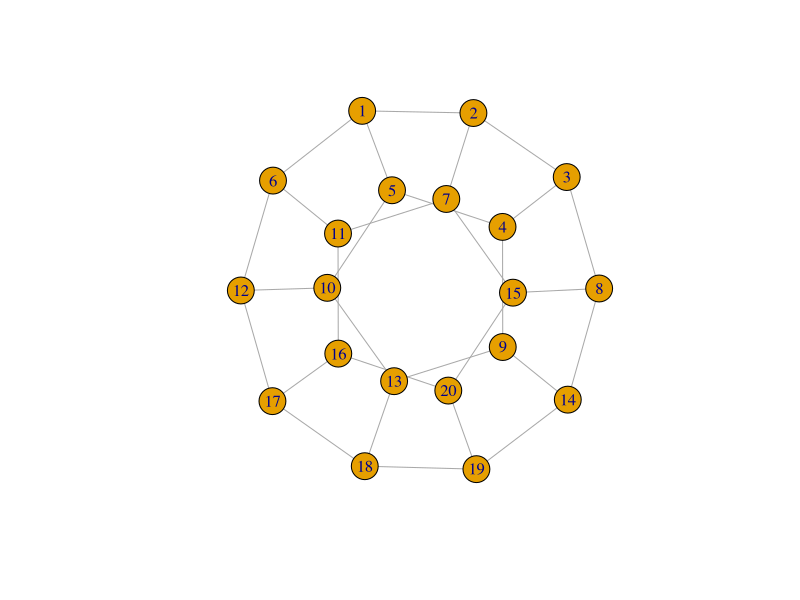
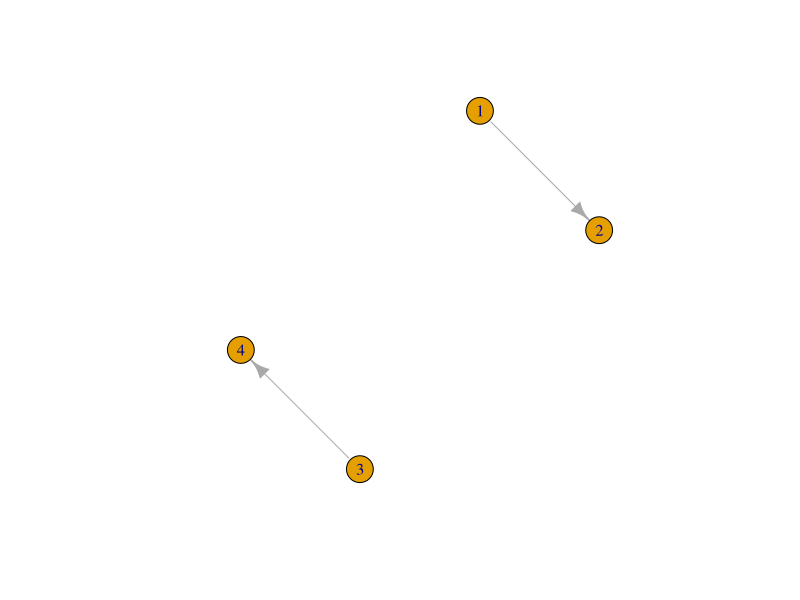
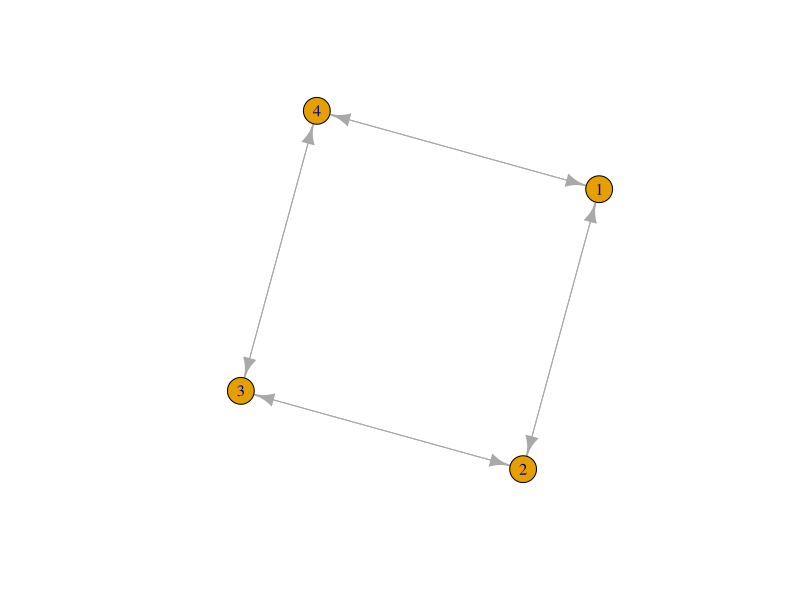
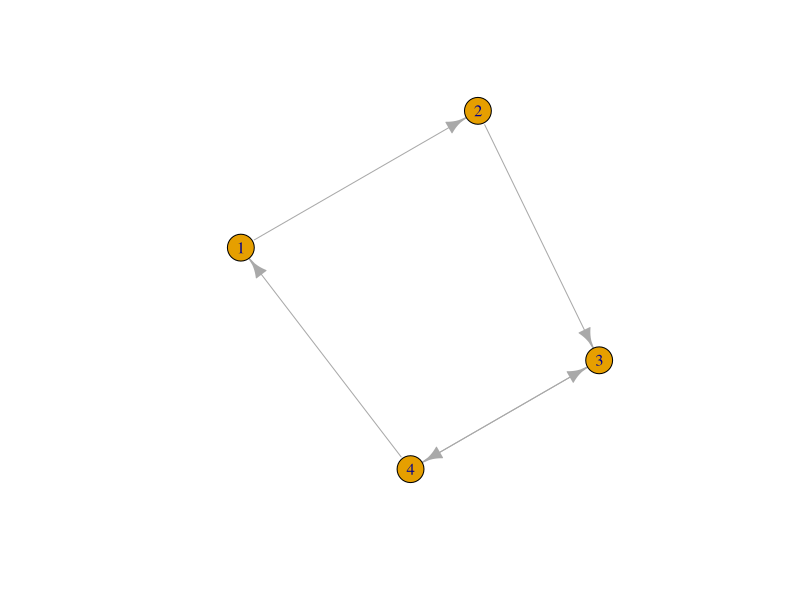
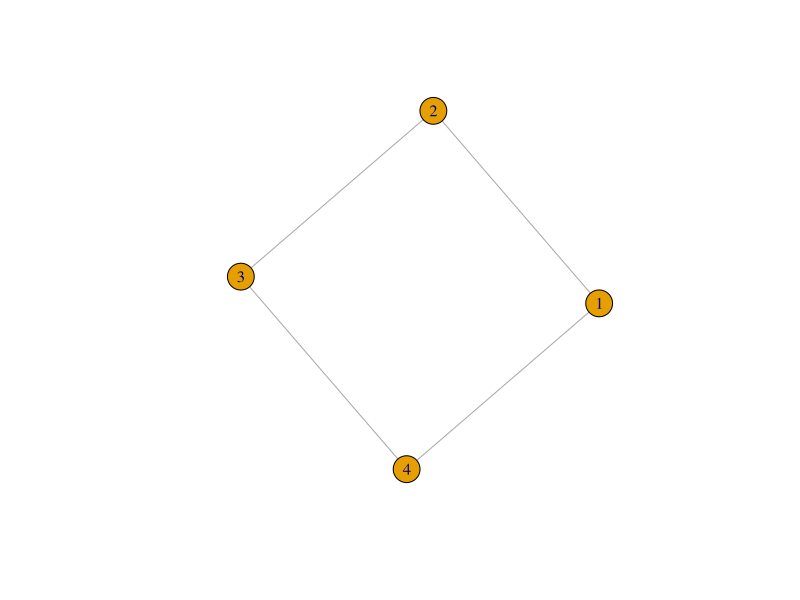

Reproduce these figures in R, in order.
library(igraph)

grafo = make_graph("Dodecahedron")
plot(grafo)

grafo1 = graph(edges = c(1,2,3,4))
plot(grafo1)

grafo2 = graph(edges = c(1,2,2,3,3,4,4,1,1,4,4,3,3,2,2,1))
plot(grafo2)

grafo3 = graph_from_literal(1-+2, 2-+3, 3++4, 4-+1)
plot(grafo3)

grafo4 = graph_from_literal(1-2, 2-3, 3-4, 4-1)
plot(grafo4)
